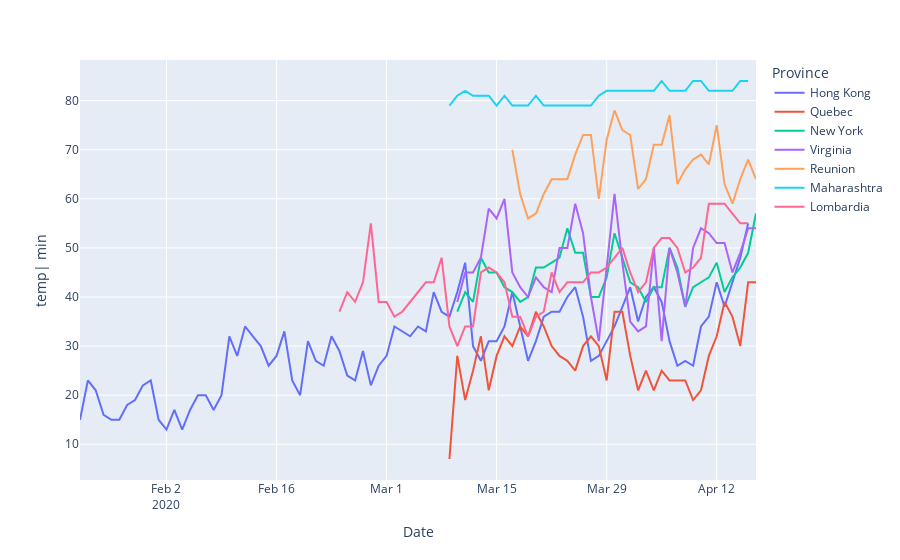

The cell this chart's notebook holds for it:
### Code cell
tmp=province_weather_df[province_weather_df['Province']=='Hong Kong']

fig=px.line(province_weather_df,
       x='Date',
       y='temp| min',
       color='Province'
       )
fig.update_layout(yaxis=dict(type='linear'))

### Figure 1 — Plotly figure (JSON) as saved in the notebook; plotly's stock layout.template omitted (floating-point values rounded to 4 significant figures)
{"data": [{"hovertemplate": "Province=Hong Kong<br>Date=%{x}<br>temp| min=%{y}<extra></extra>", "legendgroup": "Hong Kong", "line": {"color": "#636efa", "dash": "solid"}, "mode": "lines", "name": "Hong Kong", "showlegend": true, "type": "scatter", "x": ["2020-01-22", "2020-01-23", "2020-01-24", "2020-01-25", "2020-01-26", "2020-01-27", "2020-01-28", "2020-01-29", "2020-01-30", "2020-01-31", "2020-02-01", "2020-02-02", "2020-02-03", "2020-02-04", "2020-02-05", "2020-02-06", "2020-02-07", "2020-02-08", "2020-02-09", "2020-02-10", "2020-02-11", "2020-02-12", "2020-02-13", "2020-02-14", "2020-02-15", "2020-02-16", "2020-02-17", "2020-02-18", "2020-02-19", "2020-02-20", "2020-02-21", "2020-02-22", "2020-02-23", "2020-02-24", "2020-02-25", "2020-02-26", "2020-02-27", "2020-02-28", "2020-02-29", "2020-03-01", "2020-03-02", "2020-03-03", "2020-03-04", "2020-03-05", "2020-03-06", "2020-03-07", "2020-03-08", "2020-03-09", "2020-03-10", "2020-03-11", "2020-03-12", "2020-03-13", "2020-03-14", "2020-03-15", "2020-03-16", "2020-03-17", "2020-03-18", "2020-03-19", "2020-03-20", "2020-03-21", "2020-03-22", "2020-03-23", "2020-03-24", "2020-03-25", "2020-03-26", "2020-03-27", "2020-03-28", "2020-03-29", "2020-03-30", "2020-03-31", "2020-04-01", "2020-04-02", "2020-04-03", "2020-04-04", "2020-04-05", "2020-04-06", "2020-04-07", "2020-04-08", "2020-04-09", "2020-04-10", "2020-04-11", "2020-04-12", "2020-04-13", "2020-04-14", "2020-04-15", "2020-04-16"], "xaxis": "x", "y": [15, 23, 21, 16, 15, 15, 18, 19, 22, 23, 15, 13, 17, 13, 17, 20, 20, 17, 20, 32, 28, 34, 32, 30, 26, 28, 33, 23, 20, 31, 27, 26, 32, 29, 24, 23, 29, 22, 26, 28, 34, 33, 32, 34, 33, 41, 37, 36, 41, 47, 30, 27, 31, 31, 34, 41, 34, 27, 31, 36, 37, 37, 40, 42, 36, 27, 28, 31, 34, 38, 42, 35, 40, 42, 39, 31, 26, 27, 26, 34, 36, 43, 38, 43, 48, 55], "yaxis": "y"}, {"hovertemplate": "Province=Quebec<br>Date=%{x}<br>temp| min=%{y}<extra></extra>", "legendgroup": "Quebec", "line": {"color": "#EF553B", "dash": "solid"}, "mode": "lines", "name": "Quebec", "showlegend": true, "type": "scatter", "x": ["2020-03-09", "2020-03-10", "2020-03-11", "2020-03-12", "2020-03-13", "2020-03-14", "2020-03-15", "2020-03-16", "2020-03-17", "2020-03-18", "2020-03-19", "2020-03-20", "2020-03-21", "2020-03-22", "2020-03-23", "2020-03-24", "2020-03-25", "2020-03-26", "2020-03-27", "2020-03-28", "2020-03-29", "2020-03-30", "2020-03-31", "2020-04-01", "2020-04-02", "2020-04-03", "2020-04-04", "2020-04-05", "2020-04-06", "2020-04-07", "2020-04-08", "2020-04-09", "2020-04-10", "2020-04-11", "2020-04-12", "2020-04-13", "2020-04-14", "2020-04-15", "2020-04-16", "2020-04-17"], "xaxis": "x", "y": [7, 28, 19, 25, 32, 21, 28, 32, 30, 34, 32, 37, 34, 30, 28, 27, 25, 30, 32, 30, 23, 37, 37, 28, 21, 25, 21, 25, 23, 23, 23, 19, 21, 28, 32, 39, 36, 30, 43, 43], "yaxis": "y"}, {"hovertemplate": "Province=New York<br>Date=%{x}<br>temp| min=%{y}<extra></extra>", "legendgroup": "New York", "line": {"color": "#00cc96", "dash": "solid"}, "mode": "lines", "name": "New York", "showlegend": true, "type": "scatter", "x": ["2020-03-10", "2020-03-11", "2020-03-12", "2020-03-13", "2020-03-14", "2020-03-15", "2020-03-16", "2020-03-17", "2020-03-18", "2020-03-19", "2020-03-20", "2020-03-21", "2020-03-22", "2020-03-23", "2020-03-24", "2020-03-25", "2020-03-26", "2020-03-27", "2020-03-28", "2020-03-29", "2020-03-30", "2020-03-31", "2020-04-01", "2020-04-02", "2020-04-03", "2020-04-04", "2020-04-05", "2020-04-06", "2020-04-07", "2020-04-08", "2020-04-09", "2020-04-10", "2020-04-11", "2020-04-12", "2020-04-13", "2020-04-14", "2020-04-15", "2020-04-16", "2020-04-17"], "xaxis": "x", "y": [37, 41, 39, 48, 45, 45, 42, 41, 39, 40, 46, 46, 47, 48, 54, 49, 49, 40, 40, 44, 53, 48, 43, 42, 39, 42, 42, 50, 46, 38, 42, 43, 44, 47, 41, 44, 46, 49, 57], "yaxis": "y"}, {"hovertemplate": "Province=Virginia<br>Date=%{x}<br>temp| min=%{y}<extra></extra>", "legendgroup": "Virginia", "line": {"color": "#ab63fa", "dash": "solid"}, "mode": "lines", "name": "Virginia", "showlegend": true, "type": "scatter", "x": ["2020-03-10", "2020-03-11", "2020-03-12", "2020-03-13", "2020-03-14", "2020-03-15", "2020-03-16", "2020-03-17", "2020-03-18", "2020-03-19", "2020-03-20", "2020-03-21", "2020-03-22", "2020-03-23", "2020-03-24", "2020-03-25", "2020-03-26", "2020-03-27", "2020-03-28", "2020-03-29", "2020-03-30", "2020-03-31", "2020-04-01", "2020-04-02", "2020-04-03", "2020-04-04", "2020-04-05", "2020-04-06", "2020-04-07", "2020-04-08", "2020-04-09", "2020-04-10", "2020-04-11", "2020-04-12", "2020-04-13", "2020-04-14", "2020-04-15", "2020-04-16", "2020-04-17"], "xaxis": "x", "y": [39, 45, 45, 48, 58, 56, 60, 45, 42, 40, 44, 42, 41, 50, 50, 59, 53, 40, 31, 46, 61, 47, 35, 33, 34, 50, 31, 50, 45, 38, 50, 54, 53, 51, 51, 45, 49, 54, 54], "yaxis": "y"}, {"hovertemplate": "Province=Reunion<br>Date=%{x}<br>temp| min=%{y}<extra></extra>", "legendgroup": "Reunion", "line": {"color": "#FFA15A", "dash": "solid"}, "mode": "lines", "name": "Reunion", "showlegend": true, "type": "scatter", "x": ["2020-03-17", "2020-03-18", "2020-03-19", "2020-03-20", "2020-03-21", "2020-03-22", "2020-03-23", "2020-03-24", "2020-03-25", "2020-03-26", "2020-03-27", "2020-03-28", "2020-03-29", "2020-03-30", "2020-03-31", "2020-04-01", "2020-04-02", "2020-04-03", "2020-04-04", "2020-04-05", "2020-04-06", "2020-04-07", "2020-04-08", "2020-04-09", "2020-04-10", "2020-04-11", "2020-04-12", "2020-04-13", "2020-04-14", "2020-04-15", "2020-04-16", "2020-04-17"], "xaxis": "x", "y": [70, 61, 56, 57, 61, 64, 64, 64, 69, 73, 73, 60, 72, 78, 74, 73, 62, 64, 71, 71, 77, 63, 66, 68, 69, 67, 75, 63, 59, 64, 68, 64], "yaxis": "y"}, {"hovertemplate": "Province=Maharashtra<br>Date=%{x}<br>temp| min=%{y}<extra></extra>", "legendgroup": "Maharashtra", "line": {"color": "#19d3f3", "dash": "solid"}, "mode": "lines", "name": "Maharashtra", "showlegend": true, "type": "scatter", "x": ["2020-03-09", "2020-03-10", "2020-03-11", "2020-03-12", "2020-03-13", "2020-03-14", "2020-03-15", "2020-03-16", "2020-03-17", "2020-03-18", "2020-03-19", "2020-03-20", "2020-03-21", "2020-03-22", "2020-03-23", "2020-03-24", "2020-03-25", "2020-03-26", "2020-03-27", "2020-03-28", "2020-03-29", "2020-03-30", "2020-03-31", "2020-04-01", "2020-04-02", "2020-04-03", "2020-04-04", "2020-04-05", "2020-04-06", "2020-04-07", "2020-04-08", "2020-04-09", "2020-04-10", "2020-04-11", "2020-04-12", "2020-04-13", "2020-04-14", "2020-04-15", "2020-04-16"], "xaxis": "x", "y": [79, 81, 82, 81, 81, 81, 79, 81, 79, 79, 79, 81, 79, 79, 79, 79, 79, 79, 79, 81, 82, 82, 82, 82, 82, 82, 82, 84, 82, 82, 82, 84, 84, 82, 82, 82, 82, 84, 84], "yaxis": "y"}, {"hovertemplate": "Province=Lombardia<br>Date=%{x}<br>temp| min=%{y}<extra></extra>", "legendgroup": "Lombardia", "line": {"color": "#FF6692", "dash": "solid"}, "mode": "lines", "name": "Lombardia", "showlegend": true, "type": "scatter", "x": ["2020-02-24", "2020-02-25", "2020-02-26", "2020-02-27", "2020-02-28", "2020-02-29", "2020-03-01", "2020-03-02", "2020-03-03", "2020-03-04", "2020-03-05", "2020-03-06", "2020-03-07", "2020-03-08", "2020-03-09", "2020-03-10", "2020-03-11", "2020-03-12", "2020-03-13", "2020-03-14", "2020-03-15", "2020-03-16", "2020-03-17", "2020-03-18", "2020-03-19", "2020-03-20", "2020-03-21", "2020-03-22", "2020-03-23", "2020-03-24", "2020-03-25", "2020-03-26", "2020-03-27", "2020-03-28", "2020-03-29", "2020-03-30", "2020-03-31", "2020-04-01", "2020-04-02", "2020-04-03", "2020-04-04", "2020-04-05", "2020-04-06", "2020-04-07", "2020-04-08", "2020-04-09", "2020-04-10", "2020-04-11", "2020-04-12", "2020-04-13", "2020-04-14", "2020-04-15", "2020-04-16"], "xaxis": "x", "y": [37, 41, 39, 43, 55, 39, 39, 36, 37, 39, 41, 43, 43, 48, 34, 30, 34, 34, 45, 46, 45, 43, 36, 36, 32, 36, 37, 45, 41, 43, 43, 43, 45, 45, 46, 48, 50, 45, 41, 43, 50, 52, 52, 50, 45, 46, 48, 59, 59, 59, 57, 55, 55], "yaxis": "y"}], "layout": {"legend": {"title": {"text": "Province"}, "tracegroupgap": 0}, "margin": {"t": 60}, "xaxis": {"anchor": "y", "domain": [0, 1], "title": {"text": "Date"}}, "yaxis": {"anchor": "x", "domain": [0, 1], "title": {"text": "temp| min"}, "type": "linear"}}}
